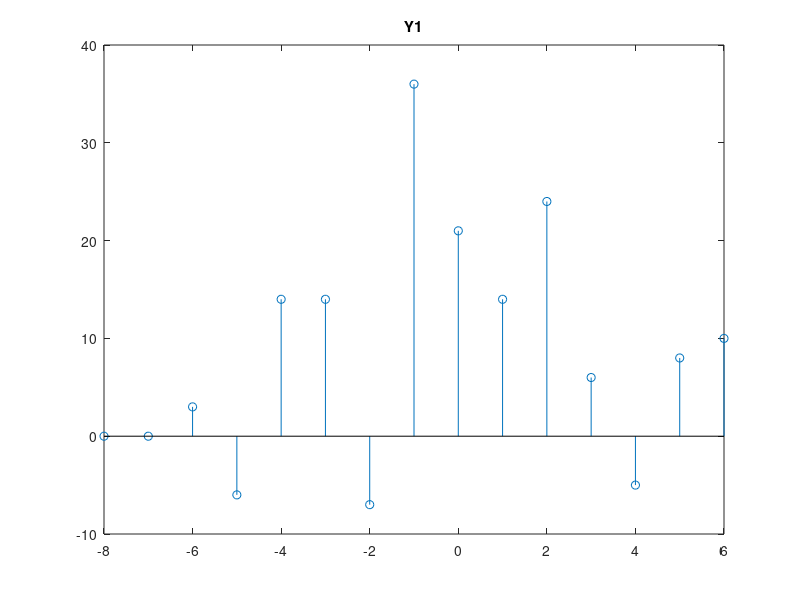
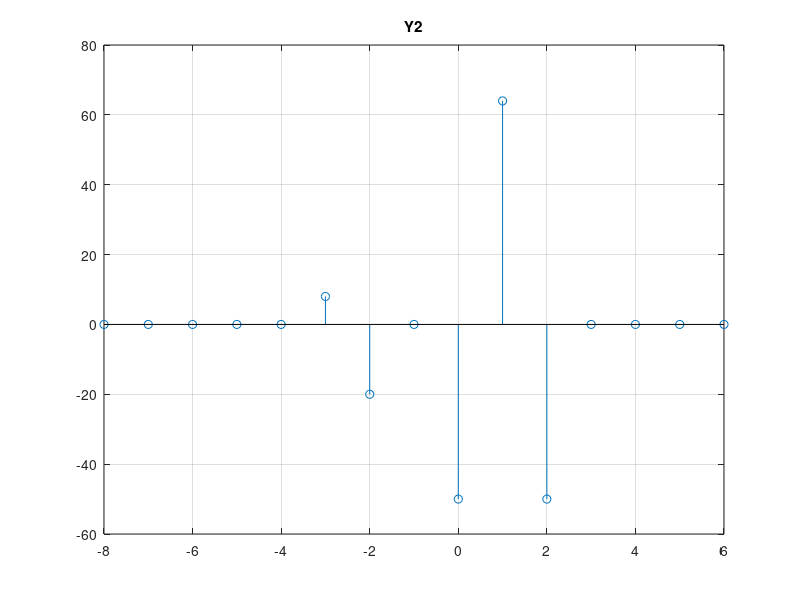
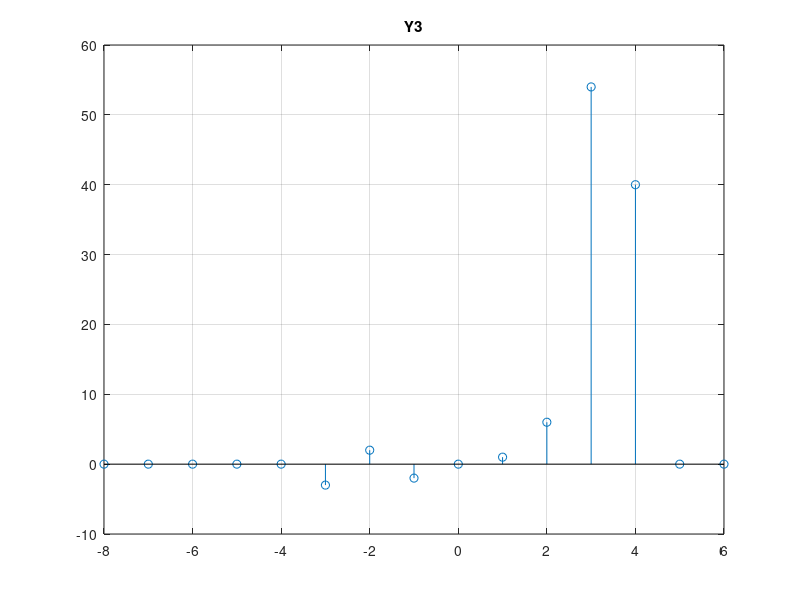

Recreate these plots in MATLAB, in order.
clc
x=[0,0,0,0,1,-2,4,6,-5,8,10,0,0,0,0];  %define the sequence
n=linspace(-8,6,15);
%----------------------------;
%defining the terms of the first magnitude.
x11=3*[ x(3:end) zeros(1,2)]; %3x(n+2)
x12=[zeros(1,4) x(1:end-4)];  %x(n-4)
x13=2*x;                      %2x
figure;
y1=x11+x12+x13;               %3x(n+2)+x(n-4)+2x 
stem(n,y1);
title('Y1');
%------------------------------;
%defining the terms of the second magnitude.
x21=[x(5:end) zeros(1,4)];      %x(n+4) 
x22= [zeros(1,1) x(1:end-1)];   %x(n-1) 
xtemp= [x(3:end) zeros(1,2)];  
x23= [ zeros(1,2) xtemp(end:-1:3)]; %x(2-n)
y2=(x21.*x22)+(x23.*x);
figure;
stem(n,y2);
grid on;
title('Y2');
%------------------------------;
figure;
y3=n.*[zeros(1,1) x(1:end-1)] + n.*[zeros(1,2) x(1:end-2)]
+ n.*[zeros(1,3) x(1:end-3)] + n.*[zeros(1,4) x(1:end-4)] 
+n.*[zeros(1,5) x(1:end-5)];
stem(n,y3);
grid on;
title('Y3');
